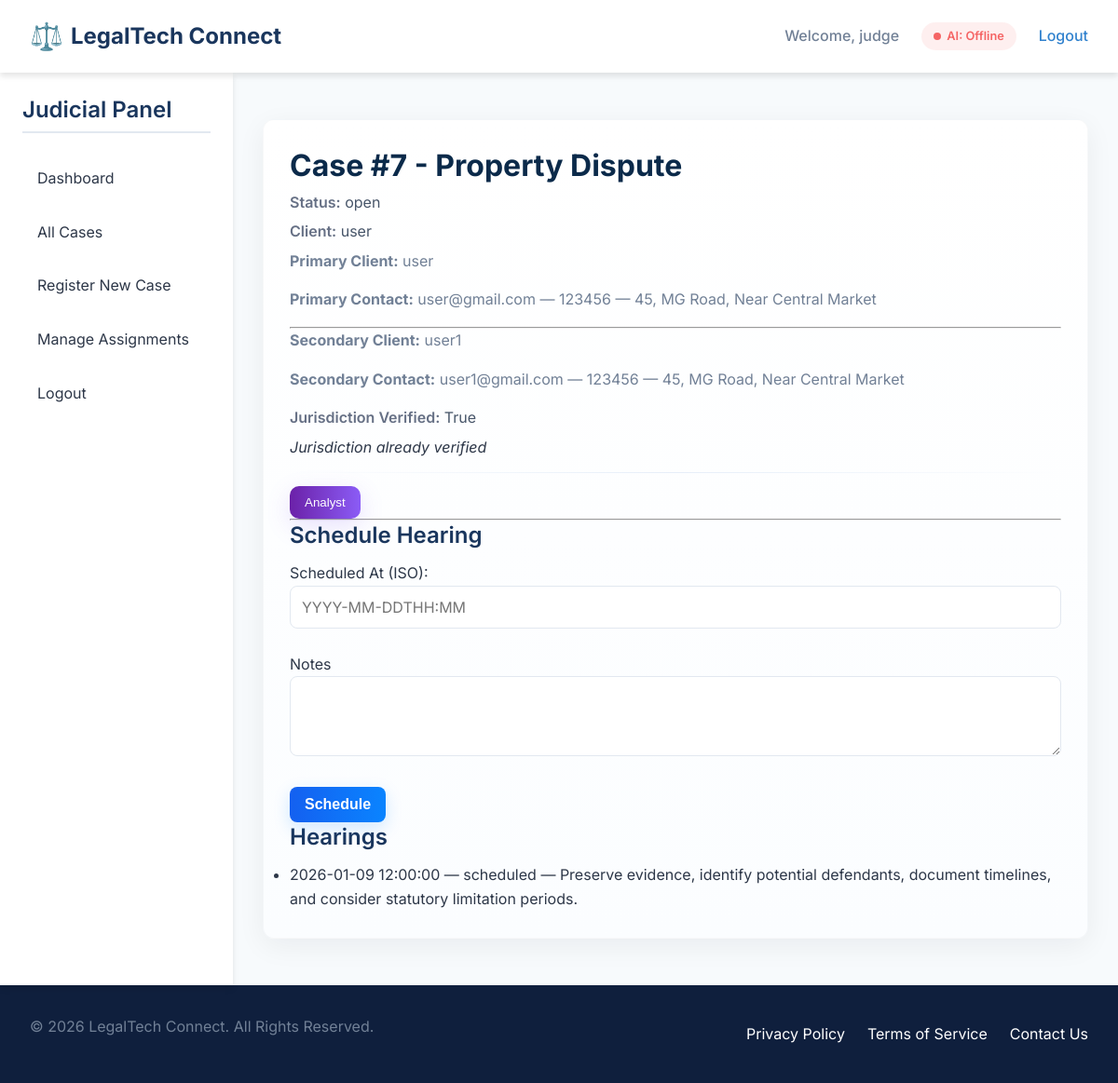
The page /judge/cases/7 (signed in) on the database its author committed.
### models.py (models this page shows, shortened)
class User(UserMixin, db.Model):
    id = db.Column(db.Integer, primary_key=True)
    email = db.Column(db.String(150), unique=True, nullable=False)
    password_hash = db.Column(db.String(128), nullable=False)
    role = db.Column(db.String(50), nullable=False) # 'client', 'lawyer', 'admin'
    name = db.Column(db.String(150), nullable=True)
    bio = db.Column(db.Text, nullable=True)
    education = db.Column(db.String(200), nullable=True)
    created_at = db.Column(db.DateTime, default=lambda: datetime.now(timezone.utc))
    is_active = db.Column(db.Boolean, default=True, nullable=False) # For soft-deactivation by admin
    profile_pic = db.Column(db.String(200), nullable=True) # Filename for the profile picture
    specialization = db.Column(db.String(200), nullable=True)
    experience_years = db.Column(db.Integer, nullable=True)
    location = db.Column(db.String(150), nullable=True)
    phone_number = db.Column(db.String(50), nullable=True)
    address = db.Column(db.String(300), nullable=True)
    bar_number = db.Column(db.String(100), unique=True, nullable=True)
    is_verified = db.Column(db.Boolean, default=False)
    court_name = db.Column(db.String(200), nullable=True)
    judge_id_number = db.Column(db.String(100), unique=True, nullable=True)
    verification_document = db.Column(db.String(200), nullable=True)  # filename of uploaded verification doc
    cases_as_client = db.relationship('Case', foreign_keys='Case.client_id', backref='client', lazy=True)
    cases_as_client2 = db.relationship('Case', foreign_keys='Case.client2_id', backref='client2', lazy=True)
    cases_as_lawyer = db.relationship('Case', foreign_keys='Case.lawyer_id', backref='lawyer', lazy=True)
    cases_as_judge = db.relationship('Case', foreign_keys='Case.judge_id', backref='judge', lazy=True)
    reviews_received = db.relationship('Review', backref='lawyer', lazy=True)
    messages_sent = db.relationship('Message', foreign_keys='Message.sender_id', backref='sender', lazy=True)
    appointments = db.relationship('Appointment', backref='user', lazy=True)
    documents_uploaded = db.relationship('Document', backref='uploader', lazy=True)
    complaints_made = db.relationship('Complaint', foreign_keys='Complaint.complainant_id', backref='complainant', lazy=True)
    complaints_about = db.relationship('Complaint', foreign_keys='Complaint.about_user_id', backref='about_user', lazy=True)

class Case(db.Model):
    id = db.Column(db.Integer, primary_key=True)
    description = db.Column(db.Text, nullable=False)
    category = db.Column(db.String(100), nullable=False)
    status = db.Column(db.String(50), default='open') # open, accepted, closed
    timestamp = db.Column(db.DateTime, default=lambda: datetime.now(timezone.utc))
    client_id = db.Column(db.Integer, db.ForeignKey('user.id'), nullable=False)
    client2_id = db.Column(db.Integer, db.ForeignKey('user.id'), nullable=True)
    lawyer_id = db.Column(db.Integer, db.ForeignKey('user.id'), nullable=True)
    judge_id = db.Column(db.Integer, db.ForeignKey('user.id'), nullable=True)
    jurisdiction_verified = db.Column(db.Boolean, default=False)
    messages = db.relationship('Message', backref='case', lazy=True, cascade="all, delete-orphan")
    review = db.relationship('Review', uselist=False, backref='case_ref', lazy=True, cascade="all, delete-orphan")
    documents = db.relationship('Document', backref='case', lazy=True, cascade="all, delete-orphan")
    appointments = db.relationship('Appointment', backref='case', lazy=True, cascade="all, delete-orphan")
    hearings = db.relationship('Hearing', backref='case', lazy=True, cascade="all, delete-orphan")
    histories = db.relationship('CaseHistory', backref='case', lazy=True, cascade="all, delete-orphan")

class Hearing(db.Model):
    id = db.Column(db.Integer, primary_key=True)
    case_id = db.Column(db.Integer, db.ForeignKey('case.id'), nullable=False)
    judge_id = db.Column(db.Integer, db.ForeignKey('user.id'), nullable=False)
    scheduled_at = db.Column(db.DateTime, nullable=False)
    notes = db.Column(db.Text, nullable=True)
    status = db.Column(db.String(50), default='scheduled')  # scheduled, held, cancelled
    judge = db.relationship('User', foreign_keys=[judge_id], backref='hearings_held')

### judge.py (the view)
@judge_bp.route('/cases/<int:case_id>')
@login_required
def view_case(case_id):
    if getattr(current_user, 'role', None) != 'judge':
        abort(403)
    case = Case.query.get_or_404(case_id)
    hearings = Hearing.query.filter_by(case_id=case.id).order_by(Hearing.scheduled_at.desc()).all()
    return render_template('judge/view_case.html', case=case, hearings=hearings)

### templates/judge/view_case.html (shortened to what this page needs)
{% extends 'base.html' %}
{% block content %}
  <div class="premium-container">
  <h2 class="case-title">Case #{{ case.id }} - {{ case.category }}</h2>
  <p class="meta-row"><strong class="muted">Status:</strong> {{ case.status }}</p>
  <p class="meta-row"><strong class="muted">Client:</strong> {{ case.client.name or case.client.email }}</p>
  {% if case.client2 %}
    <p><strong>Primary Client:</strong> {{ case.client.name or case.client.email }}</p>
    <p><strong>Primary Contact:</strong> {{ case.client.email }}{% if case.client.phone_number %} — {{ case.client.phone_number }}{% endif %}{% if case.client.address %} — {{ case.client.address }}{% endif %}</p>
    <hr>
    <p><strong>Secondary Client:</strong> {{ case.client2.name or case.client2.email }}</p>
    <p><strong>Secondary Contact:</strong> {{ case.client2.email }}{% if case.client2.phone_number %} — {{ case.client2.phone_number }}{% endif %}{% if case.client2.address %} — {{ case.client2.address }}{% endif %}</p>
  {% else %}
    <p><strong>Client:</strong> {{ case.client.name or case.client.email }}</p>
    <p><strong>Description:</strong> {{ case.description }}</p>
  {% endif %}
  <p class="meta-row"><strong class="muted">Jurisdiction Verified:</strong> {{ case.jurisdiction_verified }}</p>
  <form method="post" action="{{ url_for('judge.verify_jurisdiction', case_id=case.id) }}">
    {% if not case.jurisdiction_verified %}
      <button class="button-primary" type="submit">Verify Jurisdiction & Assign to Me</button>
    {% else %}
      <em>Jurisdiction already verified</em>
    {% endif %}
  </form>
  <div class="divider"></div>
  <button id="analyst-btn" class="btn-analyst">Analyst</button>
  <hr>
  <h3>Schedule Hearing</h3>
  <form method="post" action="{{ url_for('judge.schedule_hearing', case_id=case.id) }}">
    <label>Scheduled At (ISO):</label><br>
    <input id="scheduled_at" name="scheduled_at" placeholder="YYYY-MM-DDTHH:MM" required><br><br>
    <label>Notes</label><br>
    <textarea name="notes" rows="3"></textarea><br><br>
    <button class="button-primary" type="submit">Schedule</button>
  </form>
<link rel="stylesheet" href="https://cdn.jsdelivr.net/npm/flatpickr/dist/flatpickr.min.css">
  <h3>Hearings</h3>
  <ul>
    {% for h in hearings %}
      <li>{{ h.scheduled_at }} — {{ h.status }} — {{ h.notes }}</li>
    {% else %}
      <li>No hearings scheduled</li>
    {% endfor %}
  </ul>
</div>
{% endblock %}

### templates/base.html (shortened to what this page needs)
<!DOCTYPE html>
<html lang="en">
<head>
</head>
<body>
<nav class="navbar">
    <div class="nav-brand">
        <a href="{{ url_for('index') }}">LegalTech Connect</a>
    </div>
    <div class="nav-links">
        {% if current_user.is_authenticated %}
            <span class="nav-welcome">Welcome, {{ current_user.name or current_user.email }}</span>
            <span class="ai-status {% if ai_available %}ai-online{% else %}ai-offline{% endif %}" title="AI availability">AI: {% if ai_available %}Online{% else %}Offline{% endif %}</span>
            <a href="{{ url_for('auth.logout') }}">Logout</a>
        {% else %}
            <a href="{{ url_for('auth.login') }}">Login</a>
            <a href="{{ url_for('auth.register') }}" class="button-primary">Get Started</a>
        {% endif %}
    </div>
</nav>
<div class="page-container">
    {% if current_user.is_authenticated %}
        {% if current_user.role == 'client' %}
        <aside class="sidebar">
            <h3>My Account</h3>
            <ul>
                <li><a href="{{ url_for('client.dashboard') }}">Dashboard</a></li>
                <li><a href="{{ url_for('client.submit_case') }}">Submit New Case</a></li>
                <li><a href="{{ url_for('client.view_all_cases') }}">View All Cases</a></li>
                <li><a href="{{ url_for('client.messages') }}">My Messages {% if sidebar_counts.unread_messages %}<span class="count-badge">{{ sidebar_counts.unread_messages }}</span>{% endif %}</a></li>
                <li><a href="{{ url_for('client.appointments') }}">Booking Status {% if sidebar_counts.upcoming_appointments %}<span class="count-badge">{{ sidebar_counts.upcoming_appointments }}</span>{% endif %}</a></li>
                <li><a href="{{ url_for('client.lawyers') }}">All Lawyers</a></li>
                <li><a href="{{ url_for('auth.logout') }}">Logout</a></li>
            </ul>
        </aside>
        {% elif current_user.role == 'judge' %}
        <aside class="sidebar">
            <h3>Judicial Panel</h3>
            <ul>
                <li><a href="{{ url_for('judge.dashboard') }}">Dashboard</a></li>
                <li><a href="{{ url_for('judge.list_cases') }}">All Cases</a></li>
                <li><a href="{{ url_for('judge.new_case') }}">Register New Case</a></li>
                <li><a href="{{ url_for('judge.dashboard') }}#manage">Manage Assignments</a></li>
                <li><a href="{{ url_for('auth.logout') }}">Logout</a></li>
            </ul>
        </aside>
        {% endif %}
    {% endif %}
    <main class="main-content">
        {% block content %}{% endblock %}
    </main>
</div>
<footer class="footer">
    <div class="container">
        <p>&copy; {{ now.year }} LegalTech Connect. All Rights Reserved.</p>
        <div class="footer-links">
            <a href="#">Privacy Policy</a>
            <a href="#">Terms of Service</a>
            <a href="#">Contact Us</a>
        </div>
    </div>
</footer>
</body>
</html>

### templates/judge/view_case.html (style rules this page uses)
.premium-container { max-width:1100px;margin:18px auto;padding:28px;background:linear-gradient(180deg,#ffffff 0%,#fbfdff 100%);border-radius:12px;box-shadow:0 8px 30px rgba(19,24,32,0.06);border:1px solid rgba(20,30,60,0.03);animation:fadeIn 420ms ease-out }
.case-title { font-family:Inter,system-ui,Segoe UI,Roboto,Arial;font-weight:700;color:#0b2a4a;margin-bottom:6px }
.muted { color:#667085;font-weight:600 }
.meta-row { margin:6px 0;color:#475569 }
.divider { height:1px;background:linear-gradient(90deg,transparent,#e6eef9,transparent);margin:14px 0 }
.button-primary { background:linear-gradient(90deg,#1460f0,#0a84ff);color:#fff;padding:10px 16px;border-radius:8px;border:none;box-shadow:0 6px 18px rgba(10,132,255,0.18);cursor:pointer;transition:transform .12s ease,box-shadow .12s }
.btn-analyst { background:linear-gradient(90deg,#6b21a8,#8b5cf6);color:#fff;padding:10px 16px;border-radius:10px;border:none;box-shadow:0 8px 26px rgba(139,92,246,0.18);transition:transform .14s ease;display:inline-flex;align-items:center;gap:10px }

### rows shown on the page
User: name "judge"
Case: id "7", category "Property Dispute", status "open", jurisdiction_verified "True"
User: client "user", client.email "user@gmail.com", client.phone_number "123456", client.address "45, MG Road, Near Central Market"
User: client2 "user1", client2.email "user1@gmail.com", client2.phone_number "123456", client2.address "45, MG Road, Near Central Market"
Hearing: scheduled_at "2026-01-09 12:00:00", status "scheduled", notes "Preserve evidence, identify potential defendants, document timelines, and consider statutory limitation periods."
